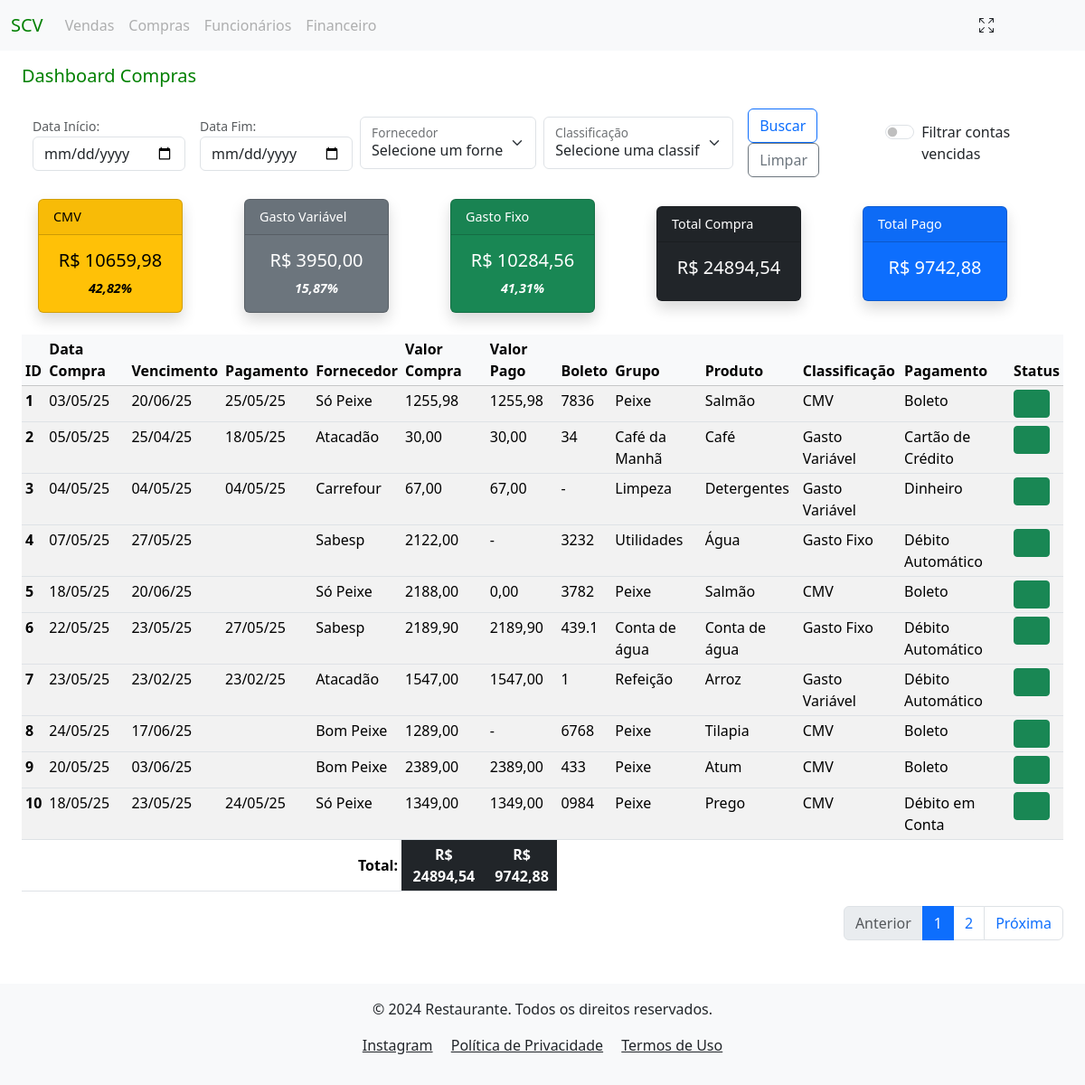
Page /dashboard_compras?tenant=modelo_1 on the committed database.
### compras/models.py (models this page shows)
class Compras(models.Model):
    classificacao_choices = [
                        ('CMV', 'CMV'),
                        ('Gasto Fixo', 'Gasto Fixo'),
                        ('Gasto Variável', 'Gasto Variável')
                        ]
    tipo_pagamento = [
                    ('Dinheiro', 'Dinheiro'),
                    ('Cartão de Crédito', 'Cartão de Crédito'),
                    ('Cartão Débito', 'Cartão Débito'),
                    ('Pix', 'Pix'),
                    ('Cheque', 'Cheque'),
                    ('Transferência', 'Transferência'),
                    ('Boleto', 'Boleto'),
                    ('Débito em Conta', 'Débito em Conta')
    ]
    tenant = models.ForeignKey(Tenant, on_delete=models.CASCADE)
    created_at = models.DateTimeField(auto_now_add=True)
    data_compra = models.DateField(verbose_name="Data da Venda", null=False, blank=False)
    data_vencimento = models.DateField(verbose_name="Data do Vencimento", null=True, blank=False)
    data_pagamento = models.DateField(verbose_name="Data do Pagamento", null=True, blank=True)
    fornecedor = models.ForeignKey(Fornecedor, on_delete=models.PROTECT, verbose_name="Fornecedor", null=False, blank=False)
    valor_compra = models.DecimalField(verbose_name="Valor da Compra", max_digits=9, decimal_places=2, null=False, blank=False)
    valor_pago = models.DecimalField(verbose_name="Valor de Pagamento", max_digits=9, decimal_places=2, null=True, blank=True)
    qtd = models.CharField(verbose_name="Quantidade", max_length=10, null=True, blank=True)
    numero_boleto = models.CharField(verbose_name="Boleto", max_length=10, null=True, blank=True)
    grupo_produto = models.CharField(verbose_name="Grupo do Produto", max_length=20, null=True, blank=False)
    produto = models.CharField(verbose_name="Produto", max_length=20, null=True, blank=False)
    classificacao = models.CharField(verbose_name="Classificação", choices=classificacao_choices, max_length=20, null=True, blank=False)
    forma_pagamento = models.CharField(verbose_name="Forma de Pagamento", choices=tipo_pagamento, max_length=17, null=True, blank=False)
    observacao = models.CharField(verbose_name="Observação", max_length=35, null=True, blank=True)
    author = models.ForeignKey(settings.AUTH_USER_MODEL, on_delete=models.PROTECT, blank=False, default=1)
    dt_atualizado = models.DateTimeField(auto_now=True, null=False, blank=False)

class Fornecedor(models.Model):
    tenant = models.ForeignKey(Tenant, on_delete=models.CASCADE)
    created_at = models.DateTimeField(auto_now_add=True)
    nome_empresa = models.CharField(verbose_name="Fornecedor", max_length=50, blank=False)
    cnpj = models.CharField(verbose_name="CNPJ", max_length=14, null=True, blank=True)
    nome_contato = models.CharField(verbose_name="Contato", max_length=35, null=True, blank=True)
    telefone = models.CharField(verbose_name="Telefone", max_length=15, null=True, blank=True)
    email = models.CharField(verbose_name="E-mail", max_length=40, null=True, blank=True)
    endereco = models.CharField(verbose_name="Endereço", max_length=255, null=True, blank=True)
    cep = models.CharField(verbose_name="CEP", max_length=8, null=True, blank=True)
    numero = models.CharField(verbose_name="Número", max_length=10, null=True, blank=True)
    bairro = models.CharField(verbose_name="Bairro", max_length=20, null=True, blank=True)
    cidade = models.CharField(verbose_name="Cidade", max_length=30, null=True, blank=True)
    author = models.ForeignKey(settings.AUTH_USER_MODEL, on_delete=models.PROTECT, blank=False, default=1)
    dt_atualizado = models.DateTimeField(auto_now=True, null=False, blank=False)
    class Meta:
        unique_together = ('tenant', 'nome_empresa')
        verbose_name = "Fornecedor"
        verbose_name_plural = "Fornecedores"
    def __str__(self):
        return f"{self.nome_empresa}"

### financeiro/views.py (the view)
# urls.py: path('dashboard_compras', DashboardComprasView.as_view(), name='dashboard_compras'),
class DashboardComprasView(DashboardBaseView):
    def get(self, request):
        today = timezone.now().date()
        data_inicio = request.GET.get('data_inicio')
        data_fim = request.GET.get('data_fim')
        classificacao_selecionado = request.GET.getlist('classificacao')
        fornecedores_selecionado = request.GET.getlist('fornecedor')
        tenant = getattr(request.user, 'tenant', None)  # Obter o tenant do usuário logado
        filtrar_vencidas = request.GET.get('filtrar_vencidas') == 'on'
        compras = Compras.objects.all()
        filtros = FiltrosFinanceiro(
            data_inicio=data_inicio,
            data_fim=data_fim,
            campo_data='data_compra',
            classificacao=classificacao_selecionado,
            fornecedor=fornecedores_selecionado,
            tenant=tenant)
        compras_filtradas = filtros.aplicar_filtros(compras)
        if filtrar_vencidas:
            compras_filtradas = compras_filtradas.filter(
                Q(data_vencimento__lt=today) & Q(data_pagamento__isnull=True)
            )
        paginator = Paginator(compras_filtradas, 10)  # Exibe 10 registros por página
        page_number = self.request.GET.get('page')
        compras_paginadas = paginator.get_page(page_number)
        totais_compras = self.calcular_totais_compras(compras_filtradas)
        fornecedores = Compras.objects.filter(tenant=tenant).values('fornecedor__id', 'fornecedor__nome_empresa').distinct()
        classificacao = Compras.objects.filter(tenant=tenant).values('classificacao').distinct()
        context = {
            **totais_compras,
            'data_inicio': data_inicio,
            'data_fim': data_fim,
            'campo_data': 'data_compra',
            'compras': compras_filtradas,
            'fornecedores_selecionados': fornecedores_selecionado,
            'fornecedores': fornecedores,
            'classificacao_selecionado': classificacao_selecionado,
            'classificacao': classificacao,
            'filtrar_vencidas': filtrar_vencidas, #Filtro de radio
            'compras_paginadas': compras_paginadas,
        }
        return render(request, 'financeiro/dashboard_compras.html', context)

### project/context_processors.py (called while the page is built)
def tenant_context(request):
    return {
        'tenant': request.GET.get('tenant', None),
    }

### financeiro/templates/financeiro/dashboard_compras.html (shortened to what this page needs)
{% extends 'global/base.html' %}
{% block content %}
    <h5 class="mb-4 mt-3" style="color: green;">Dashboard Compras</h5>
    <div class="container-fluid">
        <form id="filtro-form" action="" method="GET" class="d-flex align-items-center">
            <div class="mb-2 me-2">
                <small for="data_inicio" class="form-text">Data Início:</small>
                <input type="date" class="form-control" id="data_inicio" name="data_inicio" value="{{ data_inicio }}">
            </div>
            <div class="mb-2 ms-2 me-2">
                <small for="data_fim" class="form-text">Data Fim:</small>
                <input type="date" class="form-control" id="data_fim" name="data_fim" value="{{ data_fim }}">
            </div>
            <div class="form-floating mb-2 me-2">
                <select class="form-select" id="floatingSelect" name="fornecedor" aria-label="Floating label select example">
                    <option value="">Selecione um fornecedor</option>
                </select>
                <label for="floatingSelect">Fornecedor</label>
            </div>
            <div class="form-floating mb-2 me-2">
                <select class="form-select" id="floatingSelect" name="classificacao" aria-label="Floating label select example">
                    <option value="">Selecione uma classificação</option>
                </select>
                <label for="floatingSelect">Classificação</label>
            </div>
            <div class="mb-2 ms-2 me-2">
                <button type="submit" class="btn btn-outline-primary me-2" name="buscar_compras">Buscar</button>
                <a href="{% url 'dashboard_compras' %}?tenant={{ tenant }}" class="btn btn-outline-secondary me-2">Limpar</a>
            </div>
            <div class="form-check form-switch mb-2 me-2">
                <input class="form-check-input" type="checkbox" role="switch" id="flexSwitchCheckDefault" name="filtrar_vencidas" {% if filtrar_vencidas %}checked{% endif %} onchange="document.getElementById('filtro-form').submit();">
                <label class="form-check-label" for="flexSwitchCheckDefault">Filtrar contas vencidas</label>
            </div>
        </form>
    </div>
    {% if compras %}
        <div>
            <div class="justify-content-around flex-wrap mt-3">
                {% include 'financeiro/cards/cards_compras.html' %}
            </div>
            <div class="mt-3">
                {% include 'financeiro/table/tabela_compras.html' %}
    {% else %}
        <div class="container">
            <div class="alert alert-warning mt-3" role="alert">
                Não há compras para o filtro selecionado cadastradas.
            </div>
        </div>
    {% endif %}
{% endblock content %}

### financeiro/templates/financeiro/table/tabela_compras.html (shortened to what this page needs)
<div class="col-md-12 mt-2">
    <div class="table-responsive">
        <table class="table table-sm table-striped table-hover mt-2">
            <thead class="table-light">
                <tr>
                    <th scope="col">ID</th>
                    <th scope="col">Data Compra</th>
                    <th scope="col">Vencimento</th>
                    <th scope="col">Pagamento</th>
                    <th scope="col">Fornecedor</th>
                    <th scope="col">Valor Compra</th>
                    <th scope="col">Valor Pago</th>
                    <th scope="col">Boleto</th>
                    <th scope="col">Grupo</th>
                    <th scope="col">Produto</th>
                    <th scope="col">Classificação</th>
                    <th scope="col">Pagamento</th>
                    <th scope="col">Status</th>
                </tr>
            </thead>
            <tbody>
                {% for compra in compras_paginadas %}
                    <tr>
                        <th scope="row">{{ compra.pk }}</th>
                        <td>{{ compra.data_compra|date:"d/m/y" }}</td>
                        <td>{{ compra.data_vencimento|date:"d/m/y" }}</td>
                        <td>{{ compra.data_pagamento|date:"d/m/y" }}</td>
                        <td>{{ compra.fornecedor }}</td>
                        <td>{{ compra.valor_compra|floatformat:2|default:"-" }}</td>
                        <td>{{ compra.valor_pago|floatformat:2|default:"-" }}</td>
                        <td>{{ compra.numero_boleto|default:"-" }}</td>
                        <td>{{ compra.grupo_produto|default:"-" }}</td>
                        <td>{{ compra.produto|default:"-" }}</td>
                        <td>{{ compra.classificacao|default:"-" }}</td>
                        <td>{{ compra.forma_pagamento|default:"-" }}</td>
                        <td>
                            <span
                                class="btn btn-sm
                                {% if compra.data_vencimento < today and not compra.data_pagamento %}
                                    btn-danger
                                {% else %}
                                    btn-success
                                {% endif %}"
                                >&nbsp;&nbsp;&nbsp;&nbsp;&nbsp;&nbsp;
                            </span>
                        </td>
                    </tr>
                {% endfor %}
            </tbody>
            <tfoot>
                <tr>
                    <td colspan="5" class="text-end fw-bold">Total:</td>
                    <td class="bg-dark text-white fw-bold text-center">R$ {{ total_compras|floatformat:2 }}</td>
                    <td class="bg-dark text-white fw-bold text-center">R$ {{ total_pago|floatformat:2 }}</td>
                </tr>
            </tfoot>
        </table>
    </div>
</div>
    <nav aria-label="Page navigation example">
        <ul class="pagination justify-content-end">
            {% if compras_paginadas.has_previous %}
                <li class="page-item">
                    <a class="page-link" href="?page={{ compras_paginadas.previous_page_number }}">Anterior</a>
                </li>
            {% else %}
                <li class="page-item disabled">
                    <a class="page-link">Anterior</a>
                </li>
            {% endif %}
            {% for num in compras_paginadas.paginator.page_range %}
                {% if compras_paginadas.number == num %}
                    <li class="page-item active" aria-current="page">
                        <span class="page-link">{{ num }}</span>
                    </li>
                {% elif num > compras_paginadas.number|add:-2 and num < compras_paginadas.number|add:2 %}
                    <li class="page-item">
                        <a class="page-link" href="?page={{ num }}">{{ num }}</a>
                    </li>
                {% endif %}
            {% endfor %}
            {% if compras_paginadas.has_next %}
                <li class="page-item">
                    <a class="page-link" href="?page={{ compras_paginadas.next_page_number }}">Próxima</a>
                </li>
            {% else %}
                <li class="page-item disabled">
                    <a class="page-link">Próxima</a>
                </li>
            {% endif %}
        </ul>
    </nav>
    </div>
</div>

### rows in the picture
Compras: pk "1", data_compra "03/05/25", data_vencimento "20/06/25", data_pagamento "25/05/25", fornecedor "Só Peixe", valor_compra "1255,98", valor_pago "1255,98", numero_boleto "7836", grupo_produto "Peixe", produto "Salmão", classificacao "CMV", forma_pagamento "Boleto"
Compras: pk "2", data_compra "05/05/25", data_vencimento "25/04/25", data_pagamento "18/05/25", fornecedor "Atacadão", valor_compra "30,00", valor_pago "30,00", numero_boleto "34", grupo_produto "Café da Manhã", produto "Café", classificacao "Gasto Variável", forma_pagamento "Cartão de Crédito"
Compras: pk "3", data_compra "04/05/25", data_vencimento "04/05/25", data_pagamento "04/05/25", fornecedor "Carrefour", valor_compra "67,00", valor_pago "67,00", numero_boleto "-", grupo_produto "Limpeza", produto "Detergentes", classificacao "Gasto Variável", forma_pagamento "Dinheiro"
Compras: pk "4", data_compra "07/05/25", data_vencimento "27/05/25", fornecedor "Sabesp", valor_compra "2122,00", valor_pago "-", numero_boleto "3232", grupo_produto "Utilidades", produto "Água", classificacao "Gasto Fixo", forma_pagamento "Débito Automático"
Compras: pk "5", data_compra "18/05/25", data_vencimento "20/06/25", fornecedor "Só Peixe", valor_compra "2188,00", valor_pago "0,00", numero_boleto "3782", grupo_produto "Peixe", produto "Salmão", classificacao "CMV", forma_pagamento "Boleto"
Compras: pk "6", data_compra "22/05/25", data_vencimento "23/05/25", data_pagamento "27/05/25", fornecedor "Sabesp", valor_compra "2189,90", valor_pago "2189,90", numero_boleto "439.1", grupo_produto "Conta de água", produto "Conta de água", classificacao "Gasto Fixo", forma_pagamento "Débito Automático"
Compras: pk "7", data_compra "23/05/25", data_vencimento "23/02/25", data_pagamento "23/02/25", fornecedor "Atacadão", valor_compra "1547,00", valor_pago "1547,00", numero_boleto "1", grupo_produto "Refeição", produto "Arroz", classificacao "Gasto Variável", forma_pagamento "Débito Automático"
Compras: pk "8", data_compra "24/05/25", data_vencimento "17/06/25", fornecedor "Bom Peixe", valor_compra "1289,00", valor_pago "-", numero_boleto "6768", grupo_produto "Peixe", produto "Tilapia", classificacao "CMV", forma_pagamento "Boleto"
Compras: pk "9", data_compra "20/05/25", data_vencimento "03/06/25", fornecedor "Bom Peixe", valor_compra "2389,00", valor_pago "2389,00", numero_boleto "433", grupo_produto "Peixe", produto "Atum", classificacao "CMV", forma_pagamento "Boleto"
Compras: pk "10", data_compra "18/05/25", data_vencimento "23/05/25", data_pagamento "24/05/25", fornecedor "Só Peixe", valor_compra "1349,00", valor_pago "1349,00", numero_boleto "0984", grupo_produto "Peixe", produto "Prego", classificacao "CMV", forma_pagamento "Débito em Conta"

### other values in the picture
{{ total_cmv|floatformat:2 }} "10659,98"
{{ taxa_cmv }} "42,82"
{{ total_gasto_variavel|floatformat:2 }} "3950,00"
{{ taxa_gasto_variavel }} "15,87"
{{ total_gasto_fixo|floatformat:2 }} "10284,56"
{{ taxa_gasto_fixo }} "41,31"
{{ total_compras|floatformat:2 }} "24894,54"
{{ total_pago|floatformat:2 }} "9742,88"
{{ num }} "1"
{{ num }} "2"
